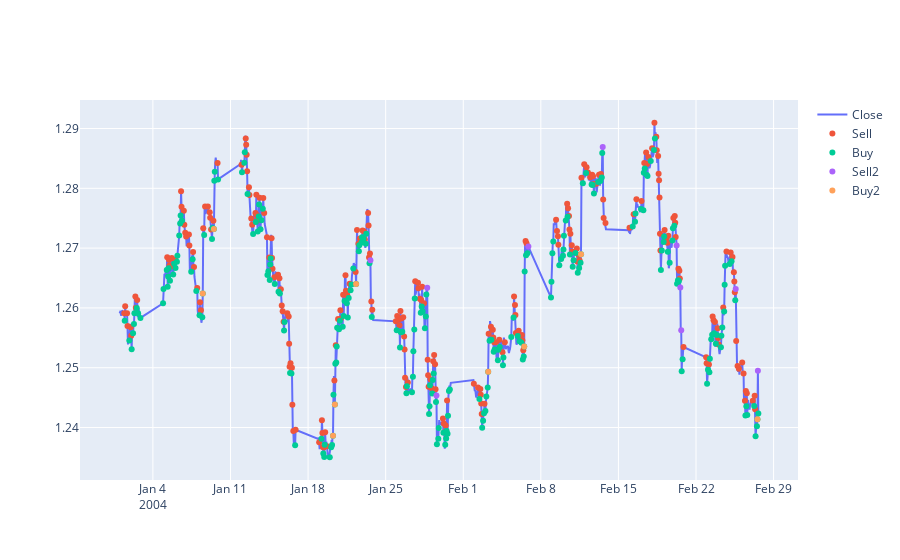

The code cell stored with this chart in its notebook:
### Code cell
start_sub = 0
end_sub = 1000

data_daily_resampled = DF_EURUSD_ASK

fig = go.Figure()
# Add traces
fig.add_trace(go.Scatter(x=data_daily_resampled.index[start_sub:end_sub], y=data_daily_resampled['Close'][start_sub:end_sub],
                    mode='lines',
                    name='Close'))
fig.add_trace(go.Scatter(x=data_daily_resampled.index[start_sub:end_sub], y=data_daily_resampled['Sell'][start_sub:end_sub],
                    mode='markers',
                    name='Sell'))
fig.add_trace(go.Scatter(x=data_daily_resampled.index[start_sub:end_sub], y=data_daily_resampled['Buy'][start_sub:end_sub],
                    mode='markers',
                    name='Buy'))
fig.add_trace(go.Scatter(x=data_daily_resampled.index[start_sub:end_sub], y=data_daily_resampled['Sell2'][start_sub:end_sub],
                    mode='markers',
                    name='Sell2'))
fig.add_trace(go.Scatter(x=data_daily_resampled.index[start_sub:end_sub], y=data_daily_resampled['Buy2'][start_sub:end_sub],
                    mode='markers',
                    name='Buy2'))

fig.show()

### Figure 1 — Plotly figure (JSON) as saved in the notebook; plotly's stock layout.template omitted (floating-point values rounded to 4 significant figures; data arrays with more than 128 entries replaced by an {"elided": "..."} marker saying what was removed)
{"data": [{"mode": "lines", "name": "Close", "type": "scatter", "x": {"elided": "1000 str values"}, "y": {"elided": "1000 float values"}}, {"mode": "markers", "name": "Sell", "type": "scatter", "x": {"elided": "1000 str values"}, "y": {"elided": "1000 float values"}}, {"mode": "markers", "name": "Buy", "type": "scatter", "x": {"elided": "1000 str values"}, "y": {"elided": "1000 float values"}}, {"mode": "markers", "name": "Sell2", "type": "scatter", "x": {"elided": "1000 str values"}, "y": {"elided": "1000 float values"}}, {"mode": "markers", "name": "Buy2", "type": "scatter", "x": {"elided": "1000 str values"}, "y": {"elided": "1000 float values"}}], "layout": {}}
